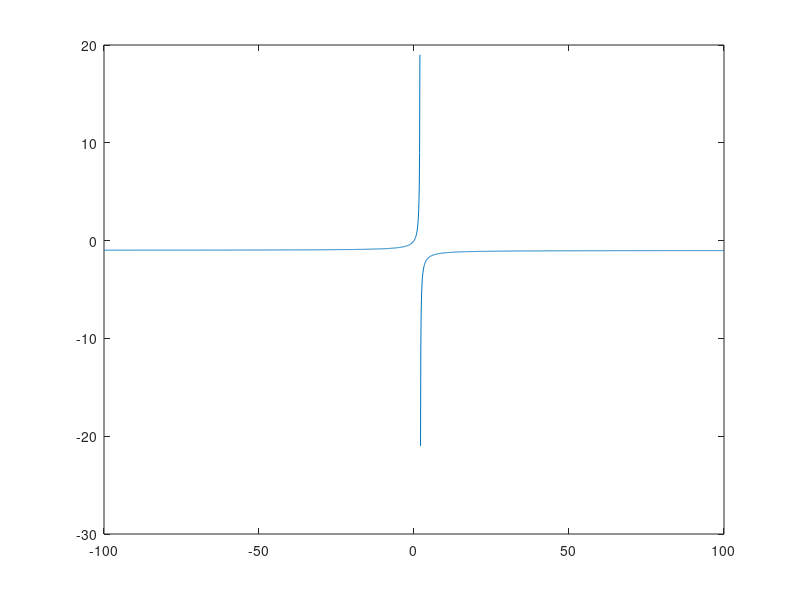

MATLAB code to generate this figure:
% Octave Script
% Title		     :Funci�n Real de Variable Real (EjercicioNumero3)
% Correo         :orlandourbanotrejo@gmail.com
% Description    :Script para graficar obtener dominio y rango de funciones
% Author	     :Orlando Urbano Trejo (Lando)
% Date		     :27_10_2021
% Version	     :1
% Usage		     :octave>path/EjercicioNumero1
%		         :Requiere aplicaci�n octave, usar linea de comandos
%		         :https://octaveintro.readthedocs.io/en/latest/index.html

clear
% Dominio de la Funci�n
x=-100:0.1:100
% Regla de Correspondencia
fx= x./(2-x)
% Plotear funci�n
plot(x, fx)
